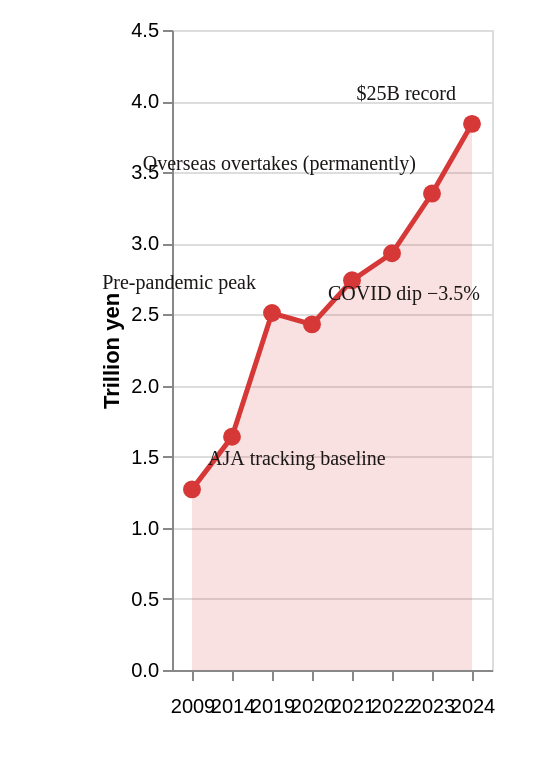

The specification (Vega-Lite) saved for this image:
### Vega-Lite specification from a JSON file in a GitHub repository (floating-point values rounded to 4 significant figures)
{"$schema": "https://vega.github.io/schema/vega-lite/v6.json", "description": "AJA anime industry market size, verified data points 2009-2024", "width": "container", "height": 320, "padding": {"top": 10, "right": 20, "bottom": 30, "left": 50}, "data": {"values": [{"year": 2009, "total": 1.27, "label": "AJA tracking baseline", "anchor": "left"}, {"year": 2014, "total": 1.64, "label": "", "anchor": "left"}, {"year": 2019, "total": 2.51, "label": "Pre-pandemic peak", "anchor": "right"}, {"year": 2020, "total": 2.43, "label": "COVID dip −3.5%", "anchor": "left"}, {"year": 2021, "total": 2.74, "label": "", "anchor": "left"}, {"year": 2022, "total": 2.93, "label": "", "anchor": "left"}, {"year": 2023, "total": 3.35, "label": "Overseas overtakes (permanently)", "anchor": "right"}, {"year": 2024, "total": 3.84, "label": "$25B record", "anchor": "right"}]}, "encoding": {"x": {"field": "year", "type": "ordinal", "title": null, "axis": {"labelAngle": 0, "labelPadding": 8}}, "y": {"field": "total", "type": "quantitative", "title": "Trillion yen", "scale": {"domain": [0, 4.5]}}}, "layer": [{"mark": {"type": "area", "opacity": 0.15, "color": "#D63838"}}, {"mark": {"type": "line", "color": "#D63838", "strokeWidth": 2.5, "point": {"filled": true, "size": 80, "color": "#D63838"}}}, {"transform": [{"filter": "datum.label != '' && datum.anchor == 'left'"}], "mark": {"type": "text", "align": "left", "baseline": "bottom", "dx": 8, "dy": -10, "fontSize": 10, "font": "IBM Plex Mono", "color": "#1A1716"}, "encoding": {"text": {"field": "label"}, "y": {"field": "total", "type": "quantitative"}}}, {"transform": [{"filter": "datum.label != '' && datum.anchor == 'right'"}], "mark": {"type": "text", "align": "right", "baseline": "bottom", "dx": -8, "dy": -10, "fontSize": 10, "font": "IBM Plex Mono", "color": "#1A1716"}, "encoding": {"text": {"field": "label"}, "y": {"field": "total", "type": "quantitative"}}}]}
